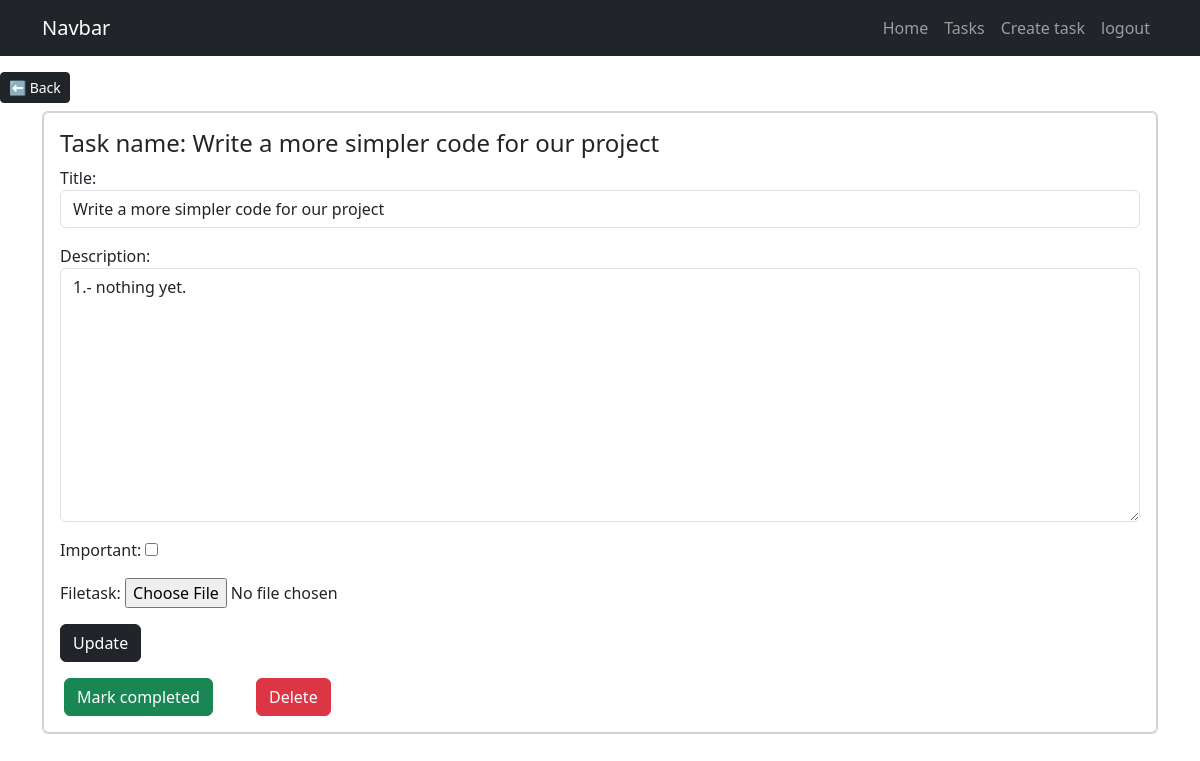
Page /tasks/24/ (signed in) on the committed database.
### tasks/models.py (models this page shows, shortened)
class Task(models.Model):
    title = models.CharField(max_length=100)
    description = models.TextField(blank=True)
    created = models.DateTimeField(auto_now_add=True)
    datecompleted = models.DateTimeField(null=True, blank=True)
    important = models.BooleanField(default= False)
    user = models.ForeignKey(User, on_delete=models.CASCADE)
    filetask = models.FileField(upload_to= user_directory_path, null=True, blank=True)

### tasks/views.py (the view, shortened to what this page needs)
# urls.py: path('tasks/<int:task_id>/',views.task_detail, name="taskDetail"),
@login_required
def task_detail(request, task_id):
    if request.method == 'GET':
        task = get_object_or_404(Task, pk=task_id, user= request.user)
        form = TaskForm(instance=task)
        return render(request, 'usertaskdetail.html',{'task':task , 'form':form})

### tasks/forms.py
class TaskForm(forms.ModelForm):
    class Meta:
        model = Task
        fields = ['title','description','important', 'filetask']
        widgets = {
            'title':forms.TextInput(attrs={'class':'form-control ','placeholder':'write a title'}),
            'description':forms.Textarea(attrs={'class':'form-control ','placeholder':'write a title'})
        }

### tasks/templates/usertaskdetail.html (shortened to what this page needs)
{% extends 'base.html' %}
{% block content%}
<button class="btn btn-dark btn-sm text-white mt-3">
    <a class="text-decoration-none py-1 text-white" href="{% url 'usertask' %}"> ⬅ Back</a>
</button>
<main class="container py-2">
    <div class="card">
        <div class="card card-body">
            <h4>Task name: {{ task.title }}</h4>
            <form method="POST">
                {{form.as_p}}
                <button class="btn btn-dark"> Update </button>
            </form>
            <div class="row mt-3">
                <div class="col-md-2 mx-1">
                    <form action="{% url 'completeTask' task.id %}" method="POST">
                        <button class="btn btn-success">Mark completed </button>
                    </form>
                </div>
                <div class="col-md-2 mx-1">
                    <form action="{% url 'deleteTask' task.id %}" method="POST">
                        <button class="btn btn-danger"> Delete </button>
                    </form>
                </div>
            </div>
        </div>
    </div>
</main>
{% endblock%}

### rows in the picture
Task: title "Write a more simpler code for our project", description "1.- nothing yet."
